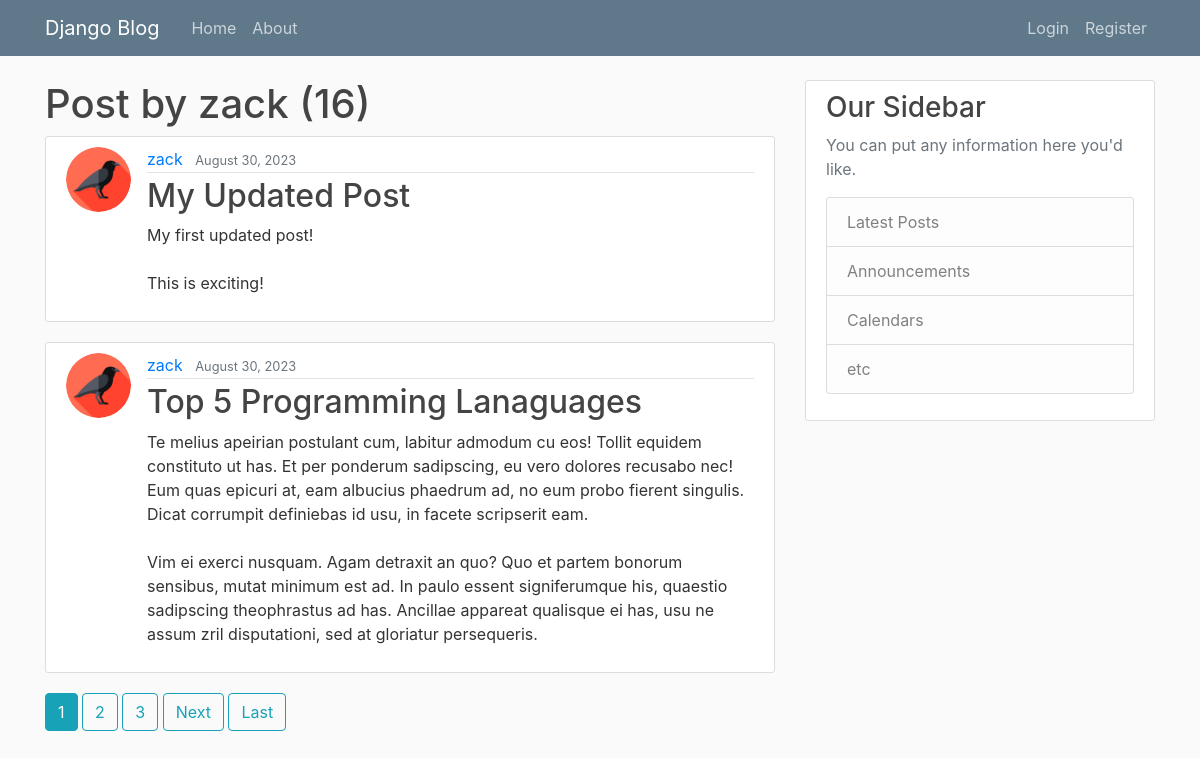
/blog/user/zack, run on the app's committed database.
### blog/models.py (models this page shows, shortened)
class Post(models.Model):
    title = models.CharField(max_length=100)
    content = models.TextField()
    date = models.DateField(default= timezone.now)
    author = models.ForeignKey(User, on_delete= models.CASCADE)

### users/models.py (models this page shows, shortened)
class Profile(models.Model):
    user = models.OneToOneField(User, on_delete=models.CASCADE)
    image = models.ImageField(default='default.png', upload_to = "profile_pics")

### blog/views.py (the view)
# urls.py: path('user/<str:username>', UserPostListView.as_view(), name='user-posts'),
class UserPostListView(ListView):
    model = Post
    template_name = 'blog/user_posts.html' #<app>/<model>_<view_type>.html
    context_object_name = 'posts'
    paginate_by = 2
    def get_queryset(self):
        user = get_object_or_404(User,  username = self.kwargs.get('username'))
        return Post.objects.filter(author = user).order_by('-date')

### blog/templates/blog/user_posts.html (shortened to what this page needs)
{% extends "blog/base.html" %}
{% block content %}
    <h1 class="mb-2">Post by {{view.kwargs.username }} ({{ page_obj.paginator.count  }}) </h1>
    {% for post in posts %}
        <article class="media content-section">
            <img class="rounded-circle article-img" src="{{post.author.profile.image.url}}"/>
            <div class="media-body">
                <div class="article-metadata">
                    <a class="mr-2" href="{% url 'user-posts' post.author.username %}">{{ post.author }}</a>
                    <small class="text-muted">{{ post.date|date:"F d, Y" }}</small>
                </div>
                <h2><a class="article-title" href="{% url 'post-detail' post.id %}">{{ post.title }}</a></h2>
                <p class="article-content">{{ post.content }}</p>
            </div>
        </article>
    {% endfor %}
    {% if is_paginated %}
        {% for num in page_obj.paginator.page_range %}
            {% if page_obj.number == num %}
                <a class="btn btn-info mb-4" href="?page={{num}}">{{num}}</a>
            {% elif num > page_obj.number|add:'-3' and num < page_obj.number|add:'3' %}
                <a class="btn btn-outline-info mb-4" href="?page={{num}}">{{num}}</a>
            {% endif %}
        {% endfor %}
        {% if page_obj.has_next %}
            <a class="btn btn-outline-info mb-4" href="?page={{ page_obj.next_page_number }}">Next</a>
            <a class="btn btn-outline-info mb-4" href="?page={{ page_obj.paginator.num_pages }}">Last</a>
        {% endif %}
    {% endif %}
{% endblock content %}

### blog/templates/blog/base.html (shortened to what this page needs)
{% load static %}
<!DOCTYPE html>
<html>
<head>
    <link rel="stylesheet" href="https://maxcdn.bootstrapcdn.com/bootstrap/4.0.0/css/bootstrap.min.css">
    <link rel="stylesheet" type="text/css" href="{% static 'blog/main.css' %}">
</head>
<body>
    <header class="site-header">
      <nav class="navbar navbar-expand-md navbar-dark bg-steel fixed-top">
        <div class="container">
          <a class="navbar-brand mr-4" href="{% url 'blog-home' %}">Django Blog</a>
          <div class="collapse navbar-collapse" id="navbarToggle">
            <div class="navbar-nav mr-auto">
              <a class="nav-item nav-link" href="{% url 'blog-home' %}">Home</a>
              <a class="nav-item nav-link" href="{% url 'blog-about' %}">About</a>
            </div>
            <div class="navbar-nav ms-auto">
              {% if user.is_authenticated %}
                <a class="nav-item nav-link" href="{% url 'post-create' %}">New Post</a>
                <a class="nav-item nav-link" href="{% url 'profile' %}">Profile</a>
                <a class="nav-item nav-link" href="{% url 'logout' %}">Logout</a>
              {% else %}
                <a class="nav-item nav-link" href="{% url 'login' %}">Login</a>
                <a class="nav-item nav-link" href="{% url 'register' %}">Register</a>
              {% endif %}
            </div>
          </div>
        </div>
      </nav>
    </header>
    <main role="main" class="container">
      <div class="row">
        <div class="col-md-8">
          {% block content %}{% endblock %}
        </div>
        <div class="col-md-4">
          <div class="content-section">
            <h3>Our Sidebar</h3>
            <p class='text-muted'>You can put any information here you'd like.
              <ul class="list-group">
                <li class="list-group-item list-group-item-light">Latest Posts</li>
                <li class="list-group-item list-group-item-light">Announcements</li>
                <li class="list-group-item list-group-item-light">Calendars</li>
                <li class="list-group-item list-group-item-light">etc</li>
              </ul>
            </p>
          </div>
        </div>
      </div>
    </main>
  </body>
</html>

### blog/static/blog/main.css (style rules this page uses)
body { background: #fafafa; color: #333333; margin-top: 5rem; }
h1, h2, h3, h4, h5, h6 { color: #444444; }
ul { margin: 0; }
.bg-steel { background-color: #5f788a; }
.site-header .navbar-nav .nav-link { color: #cbd5db; }
.content-section { background: #ffffff; padding: 10px 20px; border: 1px solid #dddddd; border-radius: 3px; margin-bottom: 20px; }
a.article-title { color: #444444; text-decoration: none; }
.article-content { white-space: pre-line; }
.article-img { height: 65px; width: 65px; margin-right: 16px; }
.article-metadata { padding-bottom: 1px; margin-bottom: 4px; border-bottom: 1px solid #e3e3e3 }

### data on the page
Post: author.profile.image (picture), author "zack", date "August 30, 2023", title "My Updated Post", content "My first updated post! This is exciting!"
Post: author.profile.image (picture), author "zack", date "August 30, 2023", title "Top 5 Programming Lanaguages", content "Te melius apeirian postulant cum, labitur admodum cu eos! Tollit equidem constituto ut has. Et per ponderum sadipscing, eu vero dolores recusabo nec! Eum quas epicuri at, eam albucius phaedrum ad, no eum probo fierent singulis. Dicat corrumpit definiebas id usu, in facete scripserit eam. Vim ei exerci nusquam. Agam detraxit an quo? Quo et partem bonorum sensibus, mutat minimum est ad. In paulo essent signiferumque his, quaestio sadipscing theophrastus ad has. Ancillae appareat qualisque ei has, usu ne assum zril disputationi, sed at gloriatur persequeris."

### other printed values
{{ view.kwargs.username }} "zack"
{{ page_obj.paginator.count }} "16"
{{ num }} "1"
{{ num }} "2" "3"
